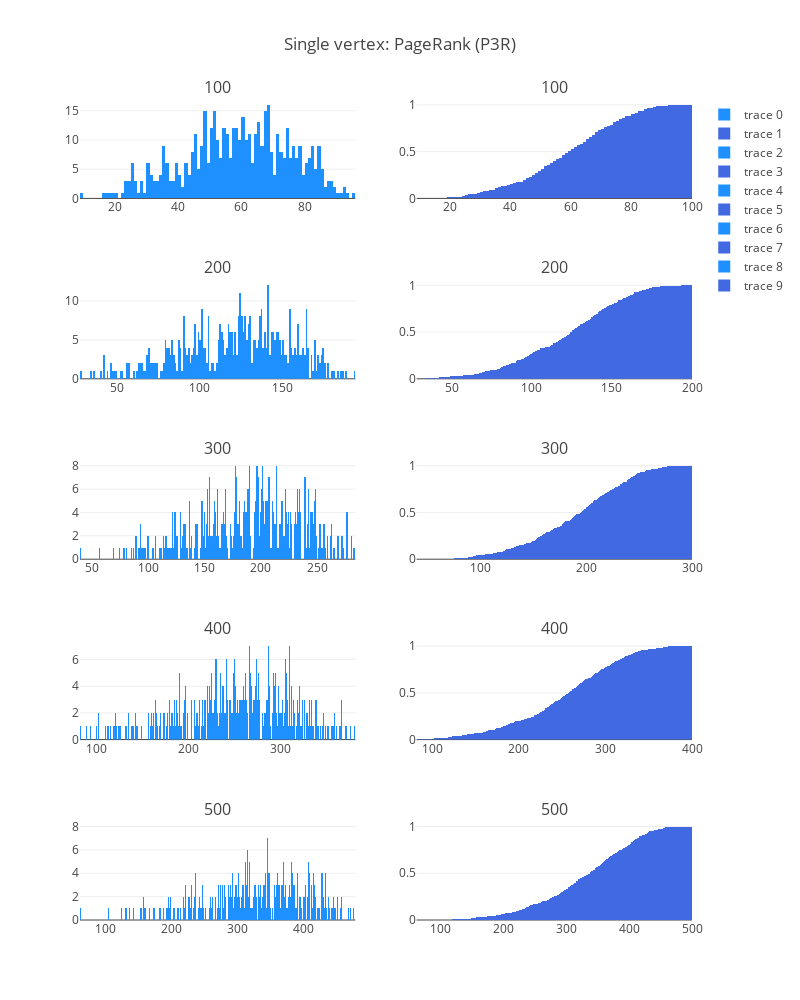

Write notebook code for a chart like this one.
### Code cell
fig['layout'].update(height=1000, width=800, title='Single vertex: PageRank (P3R)')
iplot(fig, filename='simple-subplot')

### Figure 1 — Plotly figure (JSON) as saved in the notebook; plotly's stock layout.template omitted (floating-point values rounded to 4 significant figures; data arrays with more than 128 entries replaced by an {"elided": "..."} marker saying what was removed)
{"data": [{"marker": {"color": "dodgerblue"}, "type": "histogram", "x": {"elided": "500 int values"}, "xaxis": "x1", "xbins": {"end": 100, "size": 1, "start": 0}, "yaxis": "y1"}, {"cumulative": {"enabled": true}, "histnorm": "probability", "marker": {"color": "royalblue"}, "type": "histogram", "x": {"elided": "500 int values"}, "xaxis": "x2", "xbins": {"end": 100, "size": 1, "start": 0}, "yaxis": "y2"}, {"marker": {"color": "dodgerblue"}, "type": "histogram", "x": {"elided": "500 int values"}, "xaxis": "x3", "xbins": {"end": 200, "size": 1, "start": 0}, "yaxis": "y3"}, {"cumulative": {"enabled": true}, "histnorm": "probability", "marker": {"color": "royalblue"}, "type": "histogram", "x": {"elided": "500 int values"}, "xaxis": "x4", "xbins": {"end": 200, "size": 1, "start": 0}, "yaxis": "y4"}, {"marker": {"color": "dodgerblue"}, "type": "histogram", "x": {"elided": "500 int values"}, "xaxis": "x5", "xbins": {"end": 300, "size": 1, "start": 0}, "yaxis": "y5"}, {"cumulative": {"enabled": true}, "histnorm": "probability", "marker": {"color": "royalblue"}, "type": "histogram", "x": {"elided": "500 int values"}, "xaxis": "x6", "xbins": {"end": 300, "size": 1, "start": 0}, "yaxis": "y6"}, {"marker": {"color": "dodgerblue"}, "type": "histogram", "x": {"elided": "500 int values"}, "xaxis": "x7", "xbins": {"end": 400, "size": 1, "start": 0}, "yaxis": "y7"}, {"cumulative": {"enabled": true}, "histnorm": "probability", "marker": {"color": "royalblue"}, "type": "histogram", "x": {"elided": "500 int values"}, "xaxis": "x8", "xbins": {"end": 400, "size": 1, "start": 0}, "yaxis": "y8"}, {"marker": {"color": "dodgerblue"}, "type": "histogram", "x": {"elided": "500 int values"}, "xaxis": "x9", "xbins": {"end": 500, "size": 1, "start": 0}, "yaxis": "y9"}, {"cumulative": {"enabled": true}, "histnorm": "probability", "marker": {"color": "royalblue"}, "type": "histogram", "x": {"elided": "500 int values"}, "xaxis": "x10", "xbins": {"end": 500, "size": 1, "start": 0}, "yaxis": "y10"}], "layout": {"annotations": [{"font": {"size": 16}, "showarrow": false, "text": "100", "x": 0.225, "xanchor": "center", "xref": "paper", "y": 1, "yanchor": "bottom", "yref": "paper"}, {"font": {"size": 16}, "showarrow": false, "text": "100", "x": 0.775, "xanchor": "center", "xref": "paper", "y": 1, "yanchor": "bottom", "yref": "paper"}, {"font": {"size": 16}, "showarrow": false, "text": "200", "x": 0.225, "xanchor": "center", "xref": "paper", "y": 0.78, "yanchor": "bottom", "yref": "paper"}, {"font": {"size": 16}, "showarrow": false, "text": "200", "x": 0.775, "xanchor": "center", "xref": "paper", "y": 0.78, "yanchor": "bottom", "yref": "paper"}, {"font": {"size": 16}, "showarrow": false, "text": "300", "x": 0.225, "xanchor": "center", "xref": "paper", "y": 0.56, "yanchor": "bottom", "yref": "paper"}, {"font": {"size": 16}, "showarrow": false, "text": "300", "x": 0.775, "xanchor": "center", "xref": "paper", "y": 0.56, "yanchor": "bottom", "yref": "paper"}, {"font": {"size": 16}, "showarrow": false, "text": "400", "x": 0.225, "xanchor": "center", "xref": "paper", "y": 0.34, "yanchor": "bottom", "yref": "paper"}, {"font": {"size": 16}, "showarrow": false, "text": "400", "x": 0.775, "xanchor": "center", "xref": "paper", "y": 0.34, "yanchor": "bottom", "yref": "paper"}, {"font": {"size": 16}, "showarrow": false, "text": "500", "x": 0.225, "xanchor": "center", "xref": "paper", "y": 0.12, "yanchor": "bottom", "yref": "paper"}, {"font": {"size": 16}, "showarrow": false, "text": "500", "x": 0.775, "xanchor": "center", "xref": "paper", "y": 0.12, "yanchor": "bottom", "yref": "paper"}], "height": 1000, "title": "Single vertex: PageRank (P3R)", "width": 800, "xaxis1": {"anchor": "y1", "domain": [0, 0.45]}, "xaxis10": {"anchor": "y10", "domain": [0.55, 1]}, "xaxis2": {"anchor": "y2", "domain": [0.55, 1]}, "xaxis3": {"anchor": "y3", "domain": [0, 0.45]}, "xaxis4": {"anchor": "y4", "domain": [0.55, 1]}, "xaxis5": {"anchor": "y5", "domain": [0, 0.45]}, "xaxis6": {"anchor": "y6", "domain": [0.55, 1]}, "xaxis7": {"anchor": "y7", "domain": [0, 0.45]}, "xaxis8": {"anchor": "y8", "domain": [0.55, 1]}, "xaxis9": {"anchor": "y9", "domain": [0, 0.45]}, "yaxis1": {"anchor": "x1", "domain": [0.88, 1]}, "yaxis10": {"anchor": "x10", "domain": [0, 0.12]}, "yaxis2": {"anchor": "x2", "domain": [0.88, 1]}, "yaxis3": {"anchor": "x3", "domain": [0.66, 0.78]}, "yaxis4": {"anchor": "x4", "domain": [0.66, 0.78]}, "yaxis5": {"anchor": "x5", "domain": [0.44, 0.56]}, "yaxis6": {"anchor": "x6", "domain": [0.44, 0.56]}, "yaxis7": {"anchor": "x7", "domain": [0.22, 0.34]}, "yaxis8": {"anchor": "x8", "domain": [0.22, 0.34]}, "yaxis9": {"anchor": "x9", "domain": [0, 0.12]}}}
